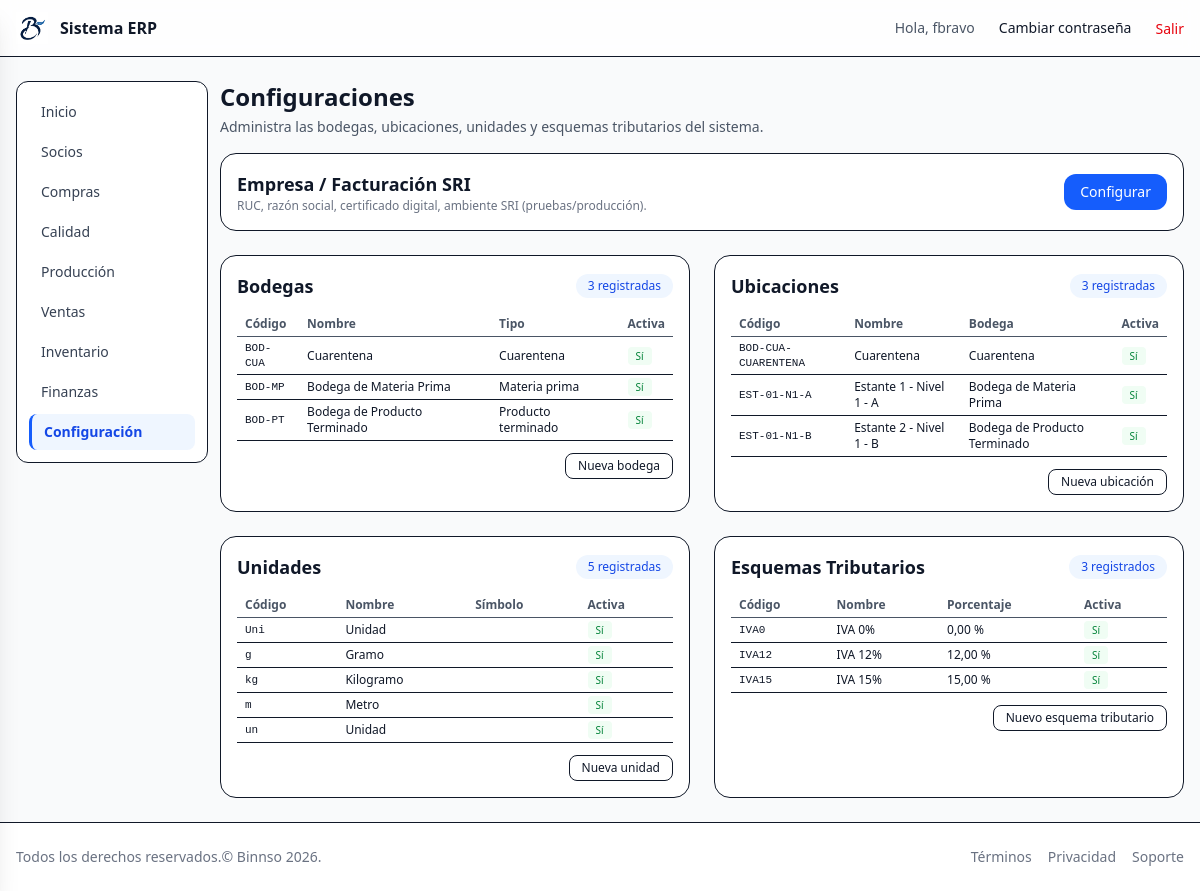
Page /core/settings/ (signed in) on the committed database.
### core/models.py (models this page shows, shortened)
class AuditModel(models.Model):
    created_at = models.DateTimeField(auto_now_add=True)
    updated_at = models.DateTimeField(auto_now=True)
    created_by = models.ForeignKey(settings.AUTH_USER_MODEL, null=True, blank=True,
    related_name="%(class)s_created", on_delete=models.SET_NULL)
    updated_by = models.ForeignKey(settings.AUTH_USER_MODEL, null=True, blank=True,
    related_name="%(class)s_updated", on_delete=models.SET_NULL)
    class Meta:
        abstract = True

class Warehouse(AuditModel):
    code = models.CharField(max_length=20,unique=True,
    help_text="Código interno de bodega (ej: BOD-CUA, BOD-MP, BOD-PT)"
    )
    name = models.CharField(max_length=100,
    help_text="Nombre descriptivo (ej: Bodega de cuarentena)"
    )
    type = models.CharField(max_length=20,choices=WarehouseType.choices,default=WarehouseType.OTHER,
    help_text="Tipo de bodega según clasificación regulatoria/operativa"
    )
    is_active = models.BooleanField(default=True)
    is_default_quarantine = models.BooleanField(default=False,
    help_text="Usar como bodega de cuarentena por defecto en recepción"
    )
    is_default_for_raw = models.BooleanField(default=False,
    help_text="Bodega por defecto para materia prima liberada"
    )
    is_default_fg_released = models.BooleanField(
        default=False,
        help_text="Bodega por defecto para producto terminado liberado."
    )
    class Meta:
        verbose_name = "Bodega"
        verbose_name_plural = "Bodegas"

class Location(AuditModel):
    warehouse = models.ForeignKey(
    Warehouse, on_delete=models.CASCADE,related_name="locations",verbose_name="Bodega")
    code = models.CharField( max_length=30,
    help_text="Código de ubicación (ej: EST-01-N1-A)")
    name = models.CharField(max_length=100, blank=True,null=True,
    help_text="Nombre o alias de la ubicació")
    description = models.CharField(max_length=255,blank=True,null=True,
    help_text="Descripción adicional (pasillo, estante, etc.)"
    )
    row = models.CharField(max_length=10, blank=True, null=True)
    rack = models.CharField(max_length=10, blank=True, null=True)
    level = models.CharField(max_length=10, blank=True, null=True)
    is_active = models.BooleanField(default=True)
    class Meta:
        verbose_name = "Ubicación"
        verbose_name_plural = "Ubicaciones"
        unique_together = ("warehouse", "code")

class Unit(AuditModel):
    code = models.CharField(max_length=10,unique=True,
    help_text="Código corto: kg, g, m, cm, un, caja, etc."
    )
    name = models.CharField(max_length=50,
    help_text="Nombre descriptivo: Kilogramo, Metro, Unidad, Caja..."
    )
    category = models.CharField(max_length=10,choices=UnitCategory.choices,default=UnitCategory.COUNT,
    )
    factor_to_base = models.DecimalField(max_digits=10,decimal_places=4,
    help_text="Factor para convertir a la unidad base de la categoría"
    )
    is_active = models.BooleanField(default=True)
    class Meta:
        verbose_name = "Unidad de medida"
        verbose_name_plural = "Unidades de medida"

class TaxScheme(AuditModel):
    code = models.CharField(max_length=20,unique=True,
    help_text="Código interno del esquema tributario (ej: IVA12, IVA0, EXENTO)"
    )
    name = models.CharField(
    max_length=100,
    help_text="Nombre descriptivo (IVA 12%, IVA 0%, Exento, etc.)"
    )
    rate = models.DecimalField(max_digits=5,decimal_places=2,
    help_text="Porcentaje (ej. 12.00 para IVA 12%)"
    )
    is_active = models.BooleanField(default=True)
    applies_sales = models.BooleanField(default=True)
    applies_purchases = models.BooleanField(default=True)
    class Meta:
        verbose_name = "Esquema Tributario"
        verbose_name_plural = "Esquemas Tributarios"

### core/views.py (the view)
# urls.py: path("settings/", SettingsView.as_view(), name="settings"),
class SettingsView(LoginRequiredMixin, ModulePermissionMixin, TemplateView):
    permission_required = "core.view_warehouse"
    template_name = "core/settings.html"
    def get_context_data(self, **kwargs):
        ctx = super().get_context_data(**kwargs)
        ctx["warehouse_count"] = Warehouse.objects.count()
        ctx["location_count"] = Location.objects.count()
        ctx["unit_count"] = Unit.objects.count()
        ctx["taxscheme_count"] = TaxScheme.objects.count()
        ctx["warehouses"] = Warehouse.objects.all().order_by("code")[:5]
        ctx["locations"] = (
            Location.objects.select_related("warehouse")
            .order_by("warehouse__code", "code")[:5]
        )
        ctx["units"] = Unit.objects.all().order_by("code")[:5]
        ctx["taxschemes"] = TaxScheme.objects.all().order_by("code")[:5]
        return ctx

### core/context_processors.py (called while the page is built, shortened)
def module_access(request):
    user = getattr(request, "user", None)
    if user is None or not user.is_authenticated:
        return {"modules": {k: False for k in MODULE_APP_MAP}}
    if user.is_superuser or user.groups.filter(name="admin").exists():
        return {"modules": {k: True for k in MODULE_APP_MAP}}

### core/mixins.py (called while the page is built)
    def has_permission(self):
        user = self.request.user
        if user.is_superuser or user.groups.filter(name="admin").exists():
            return True
        return super().has_permission()

### templates/core/settings.html (shortened to what this page needs)
{% extends 'layouts/app.html' %}
{% block app_header %}
  <div class="mb-4">
    <h1 class="text-2xl font-bold">Configuraciones</h1>
    <p class="mt-1 text-sm text-gray-600">
      Administra las bodegas, ubicaciones, unidades y esquemas tributarios del sistema.
    </p>
  </div>
{% endblock %}
{% block app_content %}
  <div class="mb-6 rounded-2xl border bg-white p-4">
    <div class="flex items-center justify-between">
      <div>
        <h2 class="text-lg font-semibold">Empresa / Facturación SRI</h2>
        <p class="text-xs text-gray-500">RUC, razón social, certificado digital, ambiente SRI (pruebas/producción).</p>
      </div>
      <a href="{% url 'core:company_config' %}"
         class="rounded-xl bg-blue-600 px-4 py-2 text-sm font-medium text-white hover:bg-blue-700">
        Configurar
      </a>
    </div>
  </div>
  <div class="grid gap-6 lg:grid-cols-2">
    <div class="rounded-2xl border bg-white p-4">
      <div class="flex items-center justify-between mb-3">
        <h2 class="text-lg font-semibold">Bodegas</h2>
        <span class="rounded-full bg-blue-50 px-3 py-1 text-xs font-medium text-blue-700">
          {{ warehouse_count }} registradas
        </span>
      </div>
      <div class="overflow-x-auto">
        <table class="min-w-full text-xs">
          <thead>
            <tr class="border-b text-left text-gray-600">
              <th class="px-2 py-1">Código</th>
              <th class="px-2 py-1">Nombre</th>
              <th class="px-2 py-1">Tipo</th>
              <th class="px-2 py-1">Activa</th>
            </tr>
          </thead>
          <tbody>
            {% for w in warehouses %}
              <tr class="border-b">
                <td class="px-2 py-1 font-mono text-[11px]">{{ w.code }}</td>
                <td class="px-2 py-1 text-xs">{{ w.name }}</td>
                <td class="px-2 py-1 text-xs">{{ w.get_type_display }}</td>
                <td class="px-2 py-1 text-xs">
                  {% if w.is_active %}
                    <span class="rounded bg-green-50 px-2 py-0.5 text-[10px] text-green-700">Sí</span>
                  {% else %}
                    <span class="rounded bg-red-50 px-2 py-0.5 text-[10px] text-red-700">No</span>
                  {% endif %}
                </td>
              </tr>
            {% empty %}
              <tr>
                <td colspan="4" class="px-2 py-3 text-center text-xs text-gray-500">
                  No hay bodegas configuradas aún.
                </td>
              </tr>
            {% endfor %}
          </tbody>
        </table>
      </div>
      <div class="mt-3 flex justify-end gap-2">
        <a href="{% url 'core:warehouse_create' %}" class="text-xs rounded-lg border px-3 py-1 hover:bg-gray-50">Nueva bodega</a>
      </div>
    </div>
    <div class="rounded-2xl border bg-white p-4">
      <div class="flex items-center justify-between mb-3">
        <h2 class="text-lg font-semibold">Ubicaciones</h2>
        <span class="rounded-full bg-blue-50 px-3 py-1 text-xs font-medium text-blue-700">
          {{ location_count }} registradas
        </span>
      </div>
      <div class="overflow-x-auto">
        <table class="min-w-full text-xs">
          <thead>
            <tr class="border-b text-left text-gray-600">
              <th class="px-2 py-1">Código</th>
              <th class="px-2 py-1">Nombre</th>
              <th class="px-2 py-1">Bodega</th>
              <th class="px-2 py-1">Activa</th>
            </tr>
          </thead>
          <tbody>
            {% for loc in locations %}
              <tr class="border-b">
                <td class="px-2 py-1 font-mono text-[11px]">{{ loc.code }}</td>
                <td class="px-2 py-1 text-xs">{{ loc.name }}</td>
                <td class="px-2 py-1 text-xs">{{ loc.warehouse.name }}</td>
                <td class="px-2 py-1 text-xs">
                  {% if loc.is_active %}
                    <span class="rounded bg-green-50 px-2 py-0.5 text-[10px] text-green-700">Sí</span>
                  {% else %}
                    <span class="rounded bg-red-50 px-2 py-0.5 text-[10px] text-red-700">No</span>
                  {% endif %}
                </td>
              </tr>
            {% empty %}
              <tr>
                <td colspan="4" class="px-2 py-3 text-center text-xs text-gray-500">
                  No hay ubicaciones configuradas aún.
                </td>
              </tr>
            {% endfor %}
          </tbody>
        </table>
      </div>
      <div class="mt-3 flex justify-end gap-2">
        <a href="{% url 'core:location_create' %}" class="text-xs rounded-lg border px-3 py-1 hover:bg-gray-50">Nueva ubicación</a>
      </div>
    </div>
    <div class="rounded-2xl border bg-white p-4">
      <div class="flex items-center justify-between mb-3">
        <h2 class="text-lg font-semibold">Unidades</h2>
        <span class="rounded-full bg-blue-50 px-3 py-1 text-xs font-medium text-blue-700">
          {{ unit_count }} registradas
        </span>
      </div>
      <div class="overflow-x-auto">
        <table class="min-w-full text-xs">
          <thead>
            <tr class="border-b text-left text-gray-600">
              <th class="px-2 py-1">Código</th>
              <th class="px-2 py-1">Nombre</th>
              <th class="px-2 py-1">Símbolo</th>
              <th class="px-2 py-1">Activa</th>
            </tr>
          </thead>
          <tbody>
            {% for u in units %}
              <tr class="border-b">
                <td class="px-2 py-1 font-mono text-[11px]">{{ u.code }}</td>
                <td class="px-2 py-1 text-xs">{{ u.name }}</td>
                <td class="px-2 py-1 text-xs">{{ u.symbol }}</td>
                <td class="px-2 py-1 text-xs">
                  {% if u.is_active %}
                    <span class="rounded bg-green-50 px-2 py-0.5 text-[10px] text-green-700">Sí</span>
                  {% else %}
                    <span class="rounded bg-red-50 px-2 py-0.5 text-[10px] text-red-700">No</span>
                  {% endif %}
                </td>
              </tr>
            {% empty %}
              <tr>
                <td colspan="4" class="px-2 py-3 text-center text-xs text-gray-500">
                  No hay unidades configuradas aún.
                </td>
              </tr>
            {% endfor %}
          </tbody>
        </table>
      </div>
      <div class="mt-3 flex justify-end gap-2">
        <a href="{% url 'core:unit_create' %}" class="text-xs rounded-lg border px-3 py-1 hover:bg-gray-50">Nueva unidad</a>
      </div>
    </div>
    <div class="rounded-2xl border bg-white p-4">
      <div class="flex items-center justify-between mb-3">
        <h2 class="text-lg font-semibold">Esquemas Tributarios</h2>
        <span class="rounded-full bg-blue-50 px-3 py-1 text-xs font-medium text-blue-700">
          {{ taxscheme_count }} registrados
        </span>
      </div>
      <div class="overflow-x-auto">
        <table class="min-w-full text-xs">
          <thead>
            <tr class="border-b text-left text-gray-600">
              <th class="px-2 py-1">Código</th>
              <th class="px-2 py-1">Nombre</th>
              <th class="px-2 py-1">Porcentaje</th>
              <th class="px-2 py-1">Activa</th>
            </tr>
          </thead>
          <tbody>
            {% for ts in taxschemes %}
              <tr class="border-b">
                <td class="px-2 py-1 font-mono text-[11px]">{{ ts.code }}</td>
                <td class="px-2 py-1 text-xs">{{ ts.name }}</td>
                <td class="px-2 py-1 text-xs">{{ ts.rate }} %</td>
                <td class="px-2 py-1 text-xs">
                  {% if ts.is_active %}
                    <span class="rounded bg-green-50 px-2 py-0.5 text-[10px] text-green-700">Sí</span>
                  {% else %}
                    <span class="rounded bg-red-50 px-2 py-0.5 text-[10px] text-red-700">No</span>
                  {% endif %}
                </td>
              </tr>
            {% empty %}
              <tr>
                <td colspan="4" class="px-2 py-3 text-center text-xs text-gray-500">
                  No hay esquemas tributarios configurados.
                </td>
              </tr>
            {% endfor %}
          </tbody>
        </table>
      </div>
      <div class="mt-3 flex justify-end gap-2">
        <a href="{% url 'core:taxscheme_create' %}" class="text-xs rounded-lg border px-3 py-1 hover:bg-gray-50">Nuevo esquema tributario</a>
      </div>
    </div>
  </div>
{% endblock %}

### templates/partials/_navbar.html (shortened to what this page needs)
{% load static %}
<header class="bg-white/80 backdrop-blur border-b">
  <div class="container mx-auto max-w-7xl px-4 py-3 flex items-center justify-between">
    <a href="{% url 'dashboard' %}" class="flex items-center gap-3">
      <img src="{% static 'img/logo.png' %}" alt="Logo" class="h-8 w-8" />
      <span class="font-semibold">Sistema ERP</span>
    </a>
    <nav class="hidden md:flex items-center gap-6">
      {% if request.user.is_authenticated %}
        <span class="text-sm text-gray-600">Hola, {{ request.user.get_username }}</span>
        <a href="{% url 'password_change' %}" class="text-sm hover:underline">Cambiar contraseña</a>
        <form method="post" action="{% url 'logout' %}" class="inline">
          <button type="submit" class="text-sm text-red-600 hover:underline">
          Salir
        </button>
          </form>
      {% else %}
        <a href="{% url 'login' %}" class="text-sm text-blue-600 hover:underline">Iniciar sesión</a>
      {% endif %}
    </nav>
  </div>
</header>

### rows in the picture
Warehouse: code "BOD-CUA", name "Cuarentena", type "Cuarentena", is_active "Sí"
Warehouse: code "BOD-MP", name "Bodega de Materia Prima", type "Materia prima", is_active "Sí"
Warehouse: code "BOD-PT", name "Bodega de Producto Terminado", type "Producto terminado", is_active "Sí"
Location: code "BOD-CUA-CUARENTENA", name "Cuarentena", warehouse.name "Cuarentena", is_active "Sí"
Location: code "EST-01-N1-A", name "Estante 1 - Nivel 1 - A", warehouse.name "Bodega de Materia Prima", is_active "Sí"
Location: code "EST-01-N1-B", name "Estante 2 - Nivel 1 - B", warehouse.name "Bodega de Producto Terminado", is_active "Sí"
Unit: code "Uni", name "Unidad", is_active "Sí"
Unit: code "g", name "Gramo", is_active "Sí"
Unit: code "kg", name "Kilogramo", is_active "Sí"
Unit: code "m", name "Metro", is_active "Sí"
Unit: code "un", name "Unidad", is_active "Sí"
TaxScheme: code "IVA0", name "IVA 0%", rate "0,00", is_active "Sí"
TaxScheme: code "IVA12", name "IVA 12%", rate "12,00", is_active "Sí"
TaxScheme: code "IVA15", name "IVA 15%", rate "15,00", is_active "Sí"

### other values in the picture
{{ request.user.get_username }} "fbravo"
{{ warehouse_count }} "3"
{{ location_count }} "3"
{{ unit_count }} "5"
{{ taxscheme_count }} "3"
